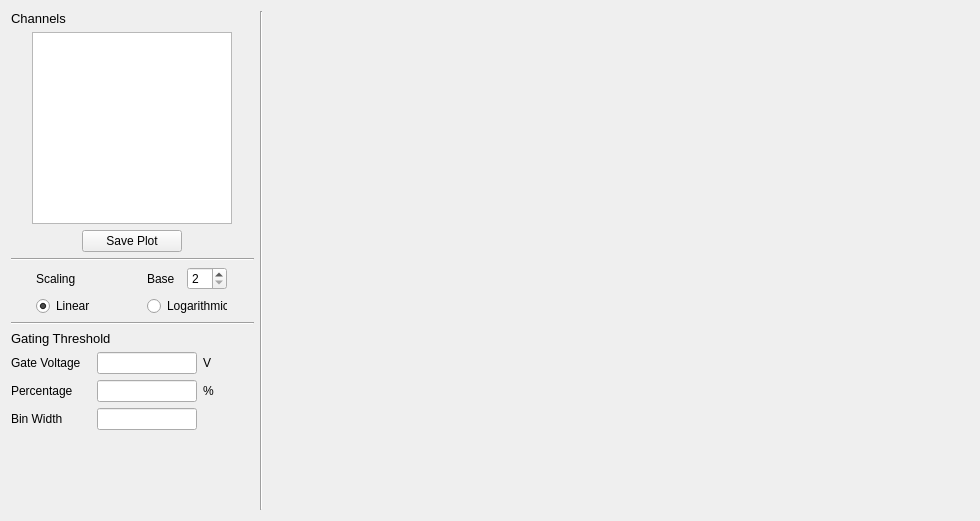
        <widget class="QWidget" name="tab_gating">
         <attribute name="title">
          <string>Gating</string>
         </attribute>
         <layout class="QHBoxLayout" name="horizontalLayout_22">
          <item>
           <layout class="QVBoxLayout" name="verticalLayout">
            <item>
             <widget class="QLabel" name="label_21">
              <property name="sizePolicy">
               <sizepolicy hsizetype="Preferred" vsizetype="Fixed">
                <horstretch>0</horstretch>
                <verstretch>0</verstretch>
               </sizepolicy>
              </property>
              <property name="font">
               <font>
                <pointsize>10</pointsize>
               </font>
              </property>
              <property name="text">
               <string>Channels</string>
              </property>
             </widget>
            </item>
            <item>
             <layout class="QHBoxLayout" name="horizontalLayout_23">
              <item>
               <widget class="QListView" name="listView_channels">
                <property name="sizePolicy">
                 <sizepolicy hsizetype="Maximum" vsizetype="Maximum">
                  <horstretch>0</horstretch>
                  <verstretch>0</verstretch>
                 </sizepolicy>
                </property>
                <property name="minimumSize">
                 <size>
                  <width>150</width>
                  <height>150</height>
                 </size>
                </property>
                <property name="maximumSize">
                 <size>
                  <width>200</width>
                  <height>200</height>
                 </size>
                </property>
               </widget>
              </item>
             </layout>
            </item>
            <item>
             <layout class="QHBoxLayout" name="horizontalLayout_21">
              <property name="topMargin">
               <number>0</number>
              </property>
              <item>
               <widget class="QPushButton" name="pushButton_saveplot">
                <property name="minimumSize">
                 <size>
                  <width>60</width>
                  <height>0</height>
                 </size>
                </property>
                <property name="maximumSize">
                 <size>
                  <width>100</width>
                  <height>16777215</height>
                 </size>
                </property>
                <property name="text">
                 <string>Save Plot</string>
                </property>
               </widget>
              </item>
             </layout>
            </item>
            <item>
             <widget class="Line" name="line_4">
              <property name="orientation">
               <enum>Qt::Horizontal</enum>
              </property>
             </widget>
            </item>
            <item>
             <layout class="QGridLayout" name="gridLayout">
              <property name="topMargin">
               <number>0</number>
              </property>
              <item row="0" column="0">
               <widget class="QLabel" name="label_22">
                <property name="font">
                 <font>
                  <pointsize>9</pointsize>
                 </font>
                </property>
                <property name="text">
                 <string>Scaling</string>
                </property>
               </widget>
              </item>
              <item row="1" column="0">
               <widget class="QRadioButton" name="radioButton_linear">
                <property name="minimumSize">
                 <size>
                  <width>80</width>
                  <height>0</height>
                 </size>
                </property>
                <property name="maximumSize">
                 <size>
                  <width>80</width>
                  <height>16777215</height>
                 </size>
                </property>
                <property name="text">
                 <string>Linear</string>
                </property>
                <property name="checked">
                 <bool>true</bool>
                </property>
               </widget>
              </item>
              <item row="1" column="1">
               <widget class="QRadioButton" name="radioButton__logarithmic">
                <property name="minimumSize">
                 <size>
                  <width>80</width>
                  <height>0</height>
                 </size>
                </property>
                <property name="maximumSize">
                 <size>
                  <width>80</width>
                  <height>16777215</height>
                 </size>
                </property>
                <property name="text">
                 <string>Logarithmic</string>
                </property>
               </widget>
              </item>
              <item row="0" column="1">
               <layout class="QHBoxLayout" name="horizontalLayout_24">
                <item>
                 <widget class="QLabel" name="label_34">
                  <property name="text">
                   <string>Base</string>
                  </property>
                 </widget>
                </item>
                <item>
                 <widget class="QSpinBox" name="spinBox_scaling">
                  <property name="minimumSize">
                   <size>
                    <width>20</width>
                    <height>0</height>
                   </size>
                  </property>
                  <property name="maximumSize">
                   <size>
                    <width>40</width>
                    <height>16777215</height>
                   </size>
                  </property>
                  <property name="minimum">
                   <number>2</number>
                  </property>
                  <property name="maximum">
                   <number>10</number>
                  </property>
                 </widget>
                </item>
               </layout>
              </item>
             </layout>
            </item>
            <item>
             <widget class="Line" name="line_5">
              <property name="orientation">
               <enum>Qt::Horizontal</enum>
              </property>
             </widget>
            </item>
            <item>
             <widget class="QLabel" name="label_23">
              <property name="sizePolicy">
               <sizepolicy hsizetype="Preferred" vsizetype="Fixed">
                <horstretch>0</horstretch>
                <verstretch>0</verstretch>
               </sizepolicy>
              </property>
              <property name="font">
               <font>
                <pointsize>10</pointsize>
               </font>
              </property>
              <property name="text">
               <string>Gating Threshold</string>
              </property>
             </widget>
            </item>
            <item>
             <layout class="QHBoxLayout" name="horizontalLayout_25">
              <item>
               <widget class="QLabel" name="label_24">
                <property name="sizePolicy">
                 <sizepolicy hsizetype="Minimum" vsizetype="Preferred">
                  <horstretch>0</horstretch>
                  <verstretch>0</verstretch>
                 </sizepolicy>
                </property>
                <property name="minimumSize">
                 <size>
                  <width>80</width>
                  <height>0</height>
                 </size>
                </property>
                <property name="maximumSize">
                 <size>
                  <width>80</width>
                  <height>16777215</height>
                 </size>
                </property>
                <property name="text">
                 <string>Gate Voltage</string>
                </property>
               </widget>
              </item>
              <item>
               <widget class="QLineEdit" name="lineEdit_gatevoltage">
                <property name="sizePolicy">
                 <sizepolicy hsizetype="Minimum" vsizetype="Fixed">
                  <horstretch>0</horstretch>
                  <verstretch>0</verstretch>
                 </sizepolicy>
                </property>
                <property name="minimumSize">
                 <size>
                  <width>80</width>
                  <height>0</height>
                 </size>
                </property>
                <property name="maximumSize">
                 <size>
                  <width>100</width>
                  <height>16777215</height>
                 </size>
                </property>
               </widget>
              </item>
              <item>
               <widget class="QLabel" name="label_25">
                <property name="text">
                 <string>V</string>
                </property>
               </widget>
              </item>
              <item>
               <spacer name="horizontalSpacer_19">
                <property name="orientation">
                 <enum>Qt::Horizontal</enum>
                </property>
                <property name="sizeHint" stdset="0">
                 <size>
                  <width>40</width>
                  <height>20</height>
                 </size>
                </property>
               </spacer>
              </item>
             </layout>
            </item>
            <item>
             <layout class="QHBoxLayout" name="horizontalLayout_26">
              <item>
               <widget class="QLabel" name="label_26">
                <property name="sizePolicy">
                 <sizepolicy hsizetype="Minimum" vsizetype="Preferred">
                  <horstretch>0</horstretch>
                  <verstretch>0</verstretch>
                 </sizepolicy>
                </property>
                <property name="minimumSize">
                 <size>
                  <width>80</width>
                  <height>0</height>
                 </size>
                </property>
                <property name="maximumSize">
                 <size>
                  <width>80</width>
                  <height>16777215</height>
                 </size>
                </property>
                <property name="text">
                 <string>Percentage</string>
                </property>
               </widget>
              </item>
              <item>
               <widget class="QLineEdit" name="lineEdit_percentage">
                <property name="sizePolicy">
                 <sizepolicy hsizetype="Minimum" vsizetype="Fixed">
                  <horstretch>0</horstretch>
                  <verstretch>0</verstretch>
                 </sizepolicy>
                </property>
                <property name="minimumSize">
                 <size>
                  <width>80</width>
                  <height>0</height>
                 </size>
                </property>
                <property name="maximumSize">
                 <size>
                  <width>100</width>
                  <height>16777215</height>
                 </size>
                </property>
               </widget>
              </item>
              <item>
               <widget class="QLabel" name="label_27">
                <property name="text">
                 <string>%</string>
                </property>
               </widget>
              </item>
              <item>
               <spacer name="horizontalSpacer_18">
                <property name="orientation">
                 <enum>Qt::Horizontal</enum>
                </property>
                <property name="sizeHint" stdset="0">
                 <size>
                  <width>40</width>
                  <height>20</height>
                 </size>
                </property>
               </spacer>
              </item>
             </layout>
            </item>
            <item>
             <layout class="QHBoxLayout" name="horizontalLayout_27">
              <item>
               <widget class="QLabel" name="label_28">
                <property name="sizePolicy">
                 <sizepolicy hsizetype="Minimum" vsizetype="Preferred">
                  <horstretch>0</horstretch>
                  <verstretch>0</verstretch>
                 </sizepolicy>
                </property>
                <property name="minimumSize">
                 <size>
                  <width>80</width>
                  <height>0</height>
                 </size>
                </property>
                <property name="maximumSize">
                 <size>
                  <width>80</width>
                  <height>16777215</height>
                 </size>
                </property>
                <property name="text">
                 <string>Bin Width</string>
                </property>
               </widget>
              </item>
              <item>
               <widget class="QLineEdit" name="lineEdit_binwidth">
                <property name="sizePolicy">
                 <sizepolicy hsizetype="Minimum" vsizetype="Fixed">
                  <horstretch>0</horstretch>
                  <verstretch>0</verstretch>
                 </sizepolicy>
                </property>
                <property name="minimumSize">
                 <size>
                  <width>80</width>
                  <height>0</height>
                 </size>
                </property>
                <property name="maximumSize">
                 <size>
                  <width>100</width>
                  <height>16777215</height>
                 </size>
                </property>
               </widget>
              </item>
              <item>
               <spacer name="horizontalSpacer_17">
                <property name="orientation">
                 <enum>Qt::Horizontal</enum>
                </property>
                <property name="sizeHint" stdset="0">
                 <size>
                  <width>40</width>
                  <height>20</height>
                 </size>
                </property>
               </spacer>
              </item>
             </layout>
            </item>
            <item>
             <spacer name="verticalSpacer_2">
              <property name="orientation">
               <enum>Qt::Vertical</enum>
              </property>
              <property name="sizeHint" stdset="0">
               <size>
                <width>20</width>
                <height>40</height>
               </size>
              </property>
             </spacer>
            </item>
           </layout>
          </item>
          <item>
           <widget class="Line" name="line_6">
            <property name="orientation">
             <enum>Qt::Vertical</enum>
            </property>
           </widget>
          </item>
          <item>
           <widget class="QWidget" name="widget_gating" native="true">
            <property name="sizePolicy">
             <sizepolicy hsizetype="MinimumExpanding" vsizetype="Expanding">
              <horstretch>0</horstretch>
              <verstretch>0</verstretch>
             </sizepolicy>
            </property>
            <property name="minimumSize">
             <size>
              <width>700</width>
              <height>499</height>
             </size>
            </property>
            <property name="maximumSize">
             <size>
              <width>16777215</width>
              <height>16777215</height>
             </size>
            </property>
           </widget>
          </item>
         </layout>
        </widget>
